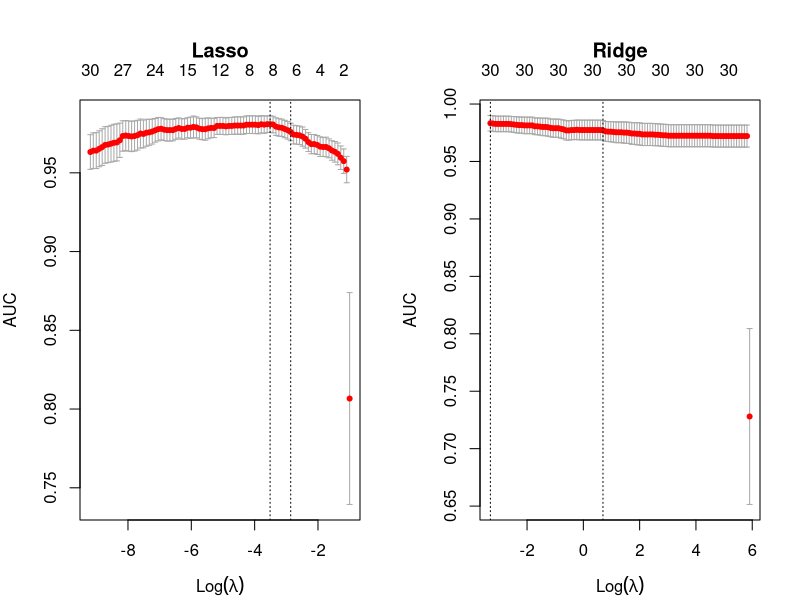
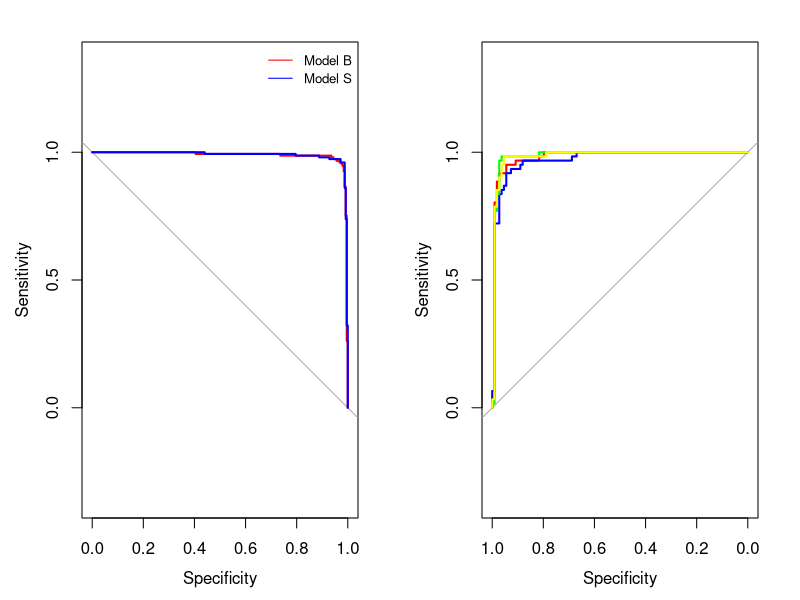

Reproduce these figures in R, in order.
## ---- chunk 1
knitr::opts_chunk$set(echo = TRUE)
Sys.setlocale("LC_ALL", "English")
library(caret)
library(data.table)
library(glmnet)
library(MASS)
library(knitr)
library(pROC)
## ---- chunk 2
breast <- read.csv("data_assignment2/wdbc2.csv")
head(breast)
## ---- chunk 3
set.seed(984065)
# Change the diagnosis factor to a numerical value
# we split into 70% training and 30% testing data
breast$diagnosis <- ifelse(breast$diagnosis=="benign", 0, 1)
split.index <- createDataPartition(breast$diagnosis, 
                                   p = .7, list = TRUE)$Resample1
#train and test data sets
train.breast <- breast[split.index, ]
test.breast <- breast[-split.index, ]

#define explanatory and response variable matrix
biomarkers.x <- as.matrix(subset(train.breast, select = -c(id, diagnosis)))
biomarkers.y <- as.matrix(subset(train.breast, select = c(diagnosis)))

## ---- chunk 4
set.seed(984065)
# We fit the ridge regression on training data
fit.lasso <- cv.glmnet(biomarkers.x, biomarkers.y , alpha = 1, family = "binomial", type.measure = "auc")
fit.ridge <- cv.glmnet(biomarkers.x, biomarkers.y , alpha = 0, family = "binomial", type.measure = "auc")
# We fit the Lasso regression on training data

par(mfrow=c(1,2), mar=c(4,4,5,2))
plot(fit.lasso, main="Lasso")
plot(fit.ridge, main="Ridge")                  
## ---- chunk 5
cat("The optimal value of lambda is:", fit.ridge$lambda.min)
cat("The optimal value of lambda is:", fit.lasso$lambda.min)
## ---- chunk 6
#Our Lambdas
lambdamin.lasso <- fit.lasso$lambda.min
lambdamin.ridge <- fit.ridge$lambda.min
ms.lasso <- fit.lasso$nzero
# We will need to find the position at which lambda min is located at lambda
index_lambdamin.lasso <- which(lambdamin.lasso == fit.lasso$lambda)
index_lambdamin.ridge <- which(lambdamin.ridge == fit.ridge$lambda)
#Now we find the position at which lambda lse is located
#lambda lse is the largest value of lambda that is located within 1 standard error
lambda1se.lasso <- fit.lasso$lambda.1se
lambda1se.ridge <- fit.ridge$lambda.1se
# We will need to find the position at which lambda lse is located at lambda
index_lambda1se.lasso <- which(lambda1se.lasso == fit.lasso$lambda)
index_lambda1se.ridge <- which(lambda1se.ridge == fit.ridge$lambda)
#We can find the corresponding AUC's
AUC.lambdamin.lasso <- signif(fit.lasso$cvm[index_lambdamin.lasso],3)
AUC.lambda1se.lasso <- signif(fit.lasso$cvm[index_lambda1se.lasso],3)
AUC.lambdamin.ridge <- signif(fit.ridge$cvm[index_lambdamin.ridge],3)
AUC.lambda1se.ridge <- signif(fit.ridge$cvm[index_lambda1se.ridge],3)
ms.lasso.min <- fit.lasso$nzero[index_lambdamin.lasso]
ms.lasso.1se <- fit.lasso$nzero[index_lambda1se.lasso]
ms.ridge.min <- fit.ridge$nzero[index_lambdamin.lasso]
ms.ridge.1se <- fit.ridge$nzero[index_lambda1se.lasso]
table1 <-data.table(model = c("Lasso.min", "Lasso.1se", "Ridge.min", "Ridge.1se"),
                    Lambda = c(signif(lambdamin.lasso,3), signif(lambda1se.lasso,3), signif(lambdamin.ridge,3), signif(lambda1se.ridge,3)), 
                    ModelSize = c(ms.lasso.min, ms.lasso.1se, ms.ridge.min, ms.ridge.1se),
                    AUC = c(AUC.lambdamin.lasso, AUC.lambda1se.lasso, AUC.lambdamin.ridge, AUC.lambda1se.ridge))
table1 
## ---- chunk 7
#We define full model, null model
full_model <- glm(diagnosis~., data = train.breast)
Null_model <- glm(diagnosis~1, data = train.breast)

model.B<- stepAIC(full_model, direction = "back")
model.S<- stepAIC(Null_model, scope = list(upper = full_model), direction ="forward")
## ---- chunk 8
B.coef <-model.B$coefficients
B.order<- order(abs(B.coef), decreasing = TRUE)
S.coef <-model.S$coefficients
S.order<- order(abs(S.coef), decreasing = TRUE)
kable(list(B.coef[B.order], S.coef[S.order]),col.names = "Coefficients")
## ---- chunk 9
# Enter code here.
cat("Model B deviance: ", model.B$deviance)
cat("Model S deviance: ", model.S$deviance)
pchisq(model.B$null.deviance - model.B$deviance, df =15, lower.tail =FALSE)
pchisq(model.S$null.deviance - model.S$deviance, df =15, lower.tail =FALSE)
## ---- chunk 10
model.B.auc <- roc(train.breast$diagnosis, model.B$fitted.values, plot =TRUE, 
    xlim = c(0,1), col="red")
model.S.auc <- roc(train.breast$diagnosis, model.S$fitted.values, plot = TRUE, 
    add= TRUE,col = "blue")
legend("topright", legend = c("Model B", "Model S"),
         col = c("red", "blue"), lty = 1, cex = 0.8, bty = "n")
## ---- chunk 11

#Lasso model 
lasso.pred <- predict(fit.lasso, newx = as.matrix(test.breast[,-c(1,2)]), s="lambda.1se")
#Ridge Regression model 
ridge.pred <- predict(fit.ridge, newx = as.matrix(test.breast[,-c(1,2)]), s="lambda.1se")
#Model B
B.pred <- predict(model.B, newdata = test.breast, type = "response")
#Model S
S.pred <- predict(model.S, newdata = test.breast, type = "response")
#Now we plot the ROC curves 
lasso.auc <- roc(test.breast$diagnosis, lasso.pred, plot =TRUE, col = "red")$auc
ridge.auc <- roc(test.breast$diagnosis, ridge.pred, plot =TRUE, col = "blue", add= TRUE)$auc
B.auc <- roc(test.breast$diagnosis, B.pred, plot =TRUE, col = "green", add= TRUE)$auc
S.auc <- roc(test.breast$diagnosis, S.pred, plot =TRUE, col = "yellow", add= TRUE)$auc
#Compare the AUCs 
train.auc <- c(AUC.lambda1se.lasso, AUC.lambda1se.ridge, model.B.auc$auc, model.S.auc$auc)
test.auc <- c(lasso.auc, ridge.auc, B.auc, S.auc)
models <- c("Lasso Regression", "Ridge Regression", "Model B", "Model S")
# We make a table and voila! 
table = data.table(models, train.auc, test.auc)
kable(table)
## ---- chunk 12
# Enter code here.
## ---- chunk 13
# Enter code here.
## ---- chunk 14
# Enter code here.
## ---- chunk 15
# Enter code here.
## ---- chunk 16
# Enter code here.
## ---- chunk 17
# Enter code here.
## ---- chunk 18
# Enter code here.
## ---- chunk 19
# Enter code here.
## ---- chunk 20
nki <- read.csv("data_assignment2/nki.csv")
head(nki)
## ---- chunk 21
cor(nki[,7:76])
## ---- chunk 22
# Enter code here.
## ---- chunk 23
# Enter code here.
## ---- chunk 24
# Enter code here.
